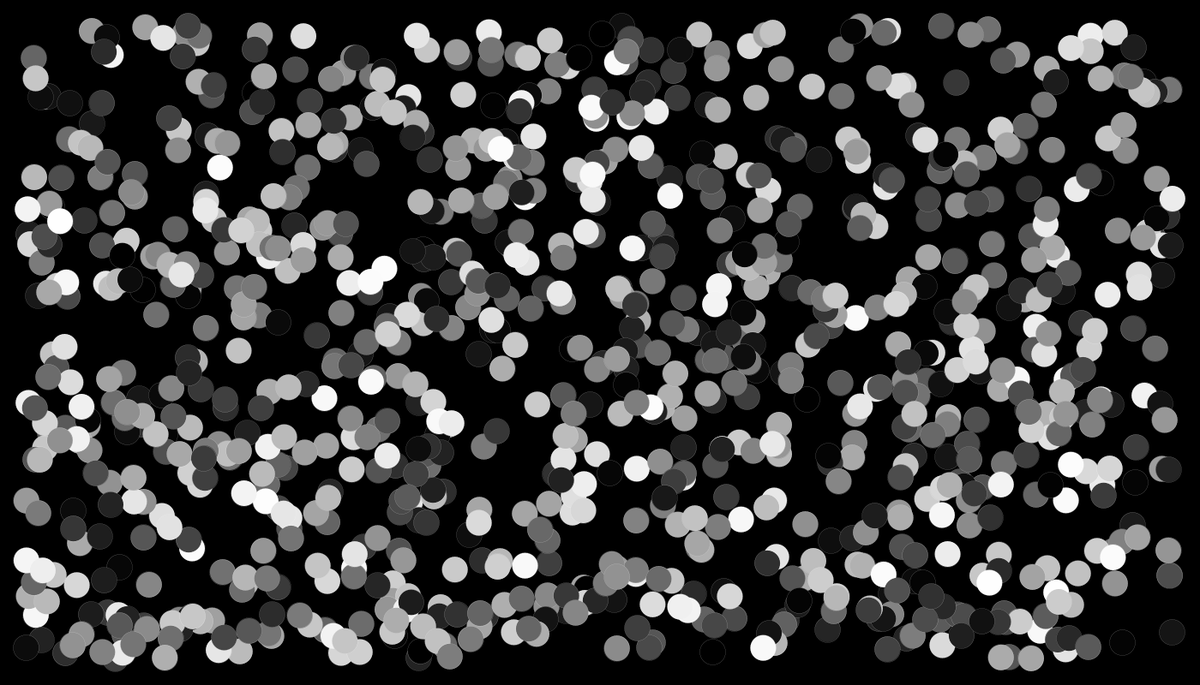
Frame 1 (no input)
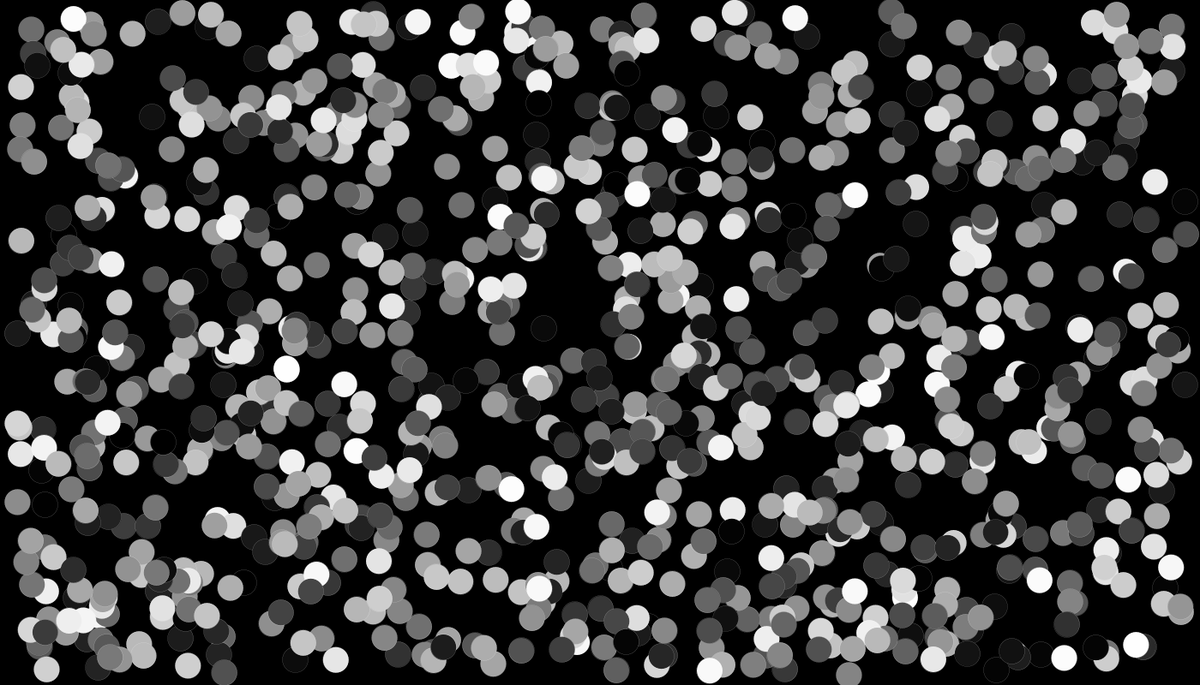
Frame 60 (the mouse pressed at the canvas centre just before this capture)
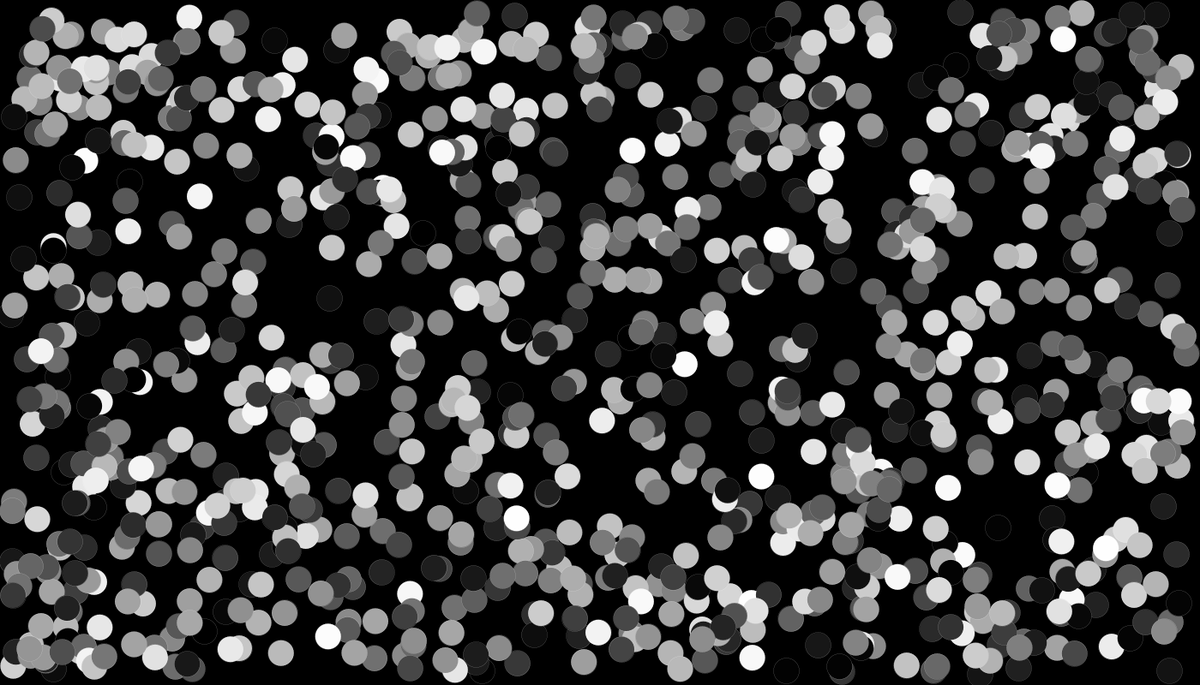
Frame 120 (the mouse held since frame 60 and released just before this capture)

The Processing sketch that drew these frames (run headless with seeded random() and noise(); from frame 60 on, the mouse is pressed at the canvas centre):

// Processing sketch: BouncyBallOOP
// ── BouncyBallOOP.pde
int quantity = 1000;
Ball[] b = new Ball[quantity];

void setup() {
  size(1400, 800);
  for (int i = 0; i < quantity; i++) {
    b[i] = new Ball();      //initialize b as a new object of the Ball class
  }
}

void draw() {
  background(0);
  for (int i = 0; i < quantity; i++) {
    b[i].display();         //call b's display() method
    b[i].move();
    b[i].bounce();
  }
}
// ── Ball.pde
class Ball {
  //declaring all information (fields) contained within the Ball class
  PVector loc, vel;
  int diam;
  color c;

  //this is a constructor. you can have more than one constructor for a given class
  Ball() {
    diam = 30;
    loc = new PVector(random(diam, width-diam), random(diam, height-diam));
    vel = new PVector(random(-5, 5), random(-5, 5));
    c = color(random(255));
  }

  //after declaring fields and setting up constructors, you can define your methods
  void display() {
    fill(c);
    stroke(255);
    strokeWeight(0.1);
    ellipse(loc.x, loc.y, diam, diam);
  }

  void move() {
    loc.add(vel);
  }

  void bounce() {    //definitely not copied from something else
    if (loc.x + diam/2 >= width) {
      vel.x = -abs(vel.x);
      vel.x *= 0.85;//if the ball hits the right wall, assign x velocity the negative version of itself
    } else if (loc.x - diam/2 <= 0) {
      vel.x = abs(vel.x);
      vel.x *= 0.85;//if the ball hits the left wall, assign x velocity the positive version of itself
    }
    if (loc.y + diam/2 >= height) {
      vel.y = -abs(vel.y);
      vel.y *= 0.85;
    } else if (loc.y - diam/2 <= 0) {
      vel.y = abs(vel.y);
      vel.y *= 0.85;
    }
  }
}
